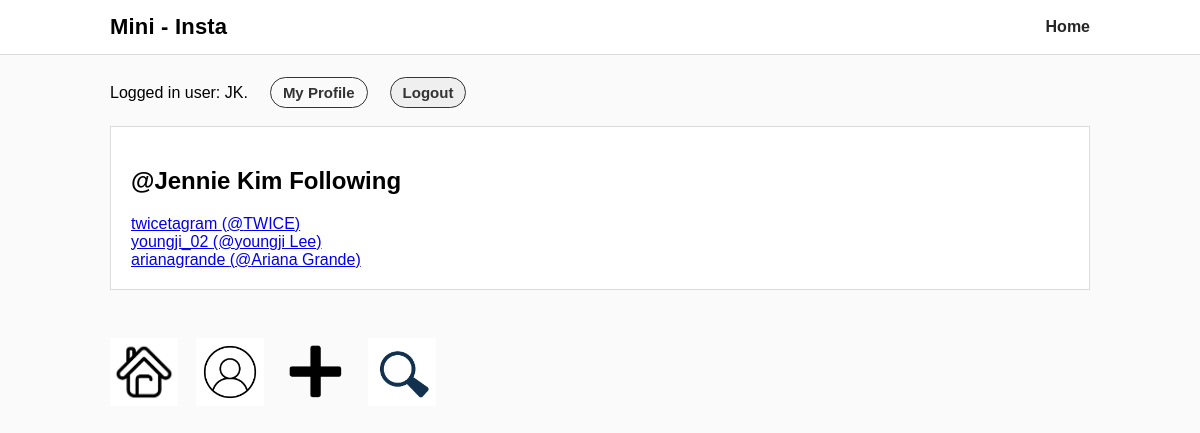
The page /mini_insta/profile/8/following (signed in) on the database as committed earlier.
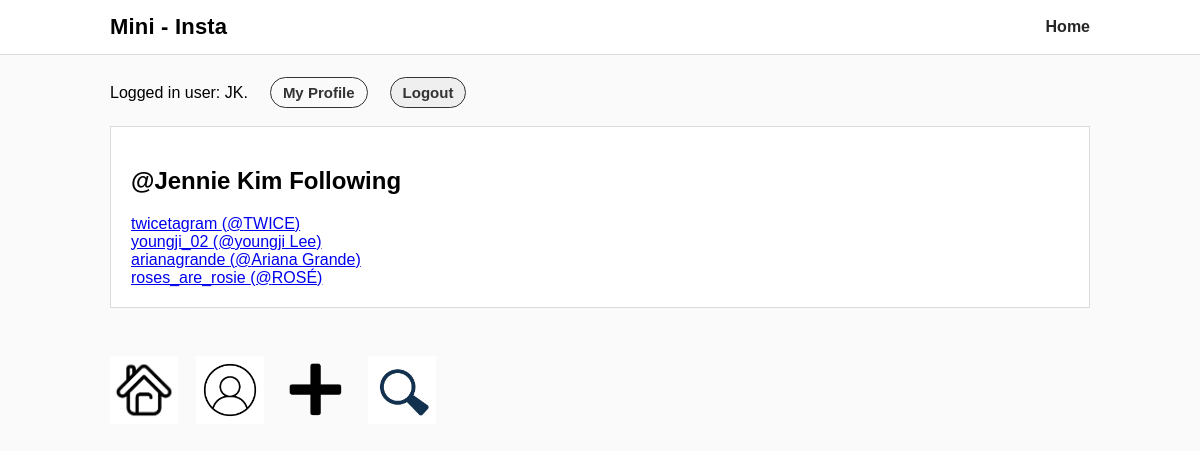
The same page on the database as committed later.
### mini_insta/models.py (models this page shows, shortened)
class Profile(models.Model):
    username = models.TextField(blank=False)
    display_name = models.TextField(blank=False)
    profile_image_url = models.URLField(blank=True)
    bio_text = models.TextField(blank=True)
    join_date = models.DateTimeField(auto_now=True)
    user = models.ForeignKey(User, on_delete=models.CASCADE)  # NEW
    def get_following(self):
        following = []
        f_r = Follow.objects.filter(follower_profile=self)
        for f in f_r:
            following.append(f.profile)
        return following

### mini_insta/views.py (the view)
# urls.py: path('profile/<int:pk>/following', ShowFollowingDetailView.as_view(), name='show_following'),
class ShowFollowingDetailView(DetailView):
    model = Profile
    template_name = "mini_insta/show_following.html"
    context_object_name = "profile"

### mini_insta/templates/mini_insta/show_following.html
{% extends "mini_insta/base.html" %}
{% block content %}
<div class="card">
  <h2>@{{ profile.username }} Following</h2>
  {% for p in profile.get_following %}
    <div>
      <a href="{% url 'show_profile' p.pk %}">
        {{ p.display_name }} (@{{ p.username }})
      </a>
    </div>
  {% empty %}
    <div>Not following anyone yet.</div>
  {% endfor %}
</div>
{% endblock %}

Rows that differ between the two databases and show on the page:
added Profile: display_name "roses_are_rosie", username "ROSÉ"
